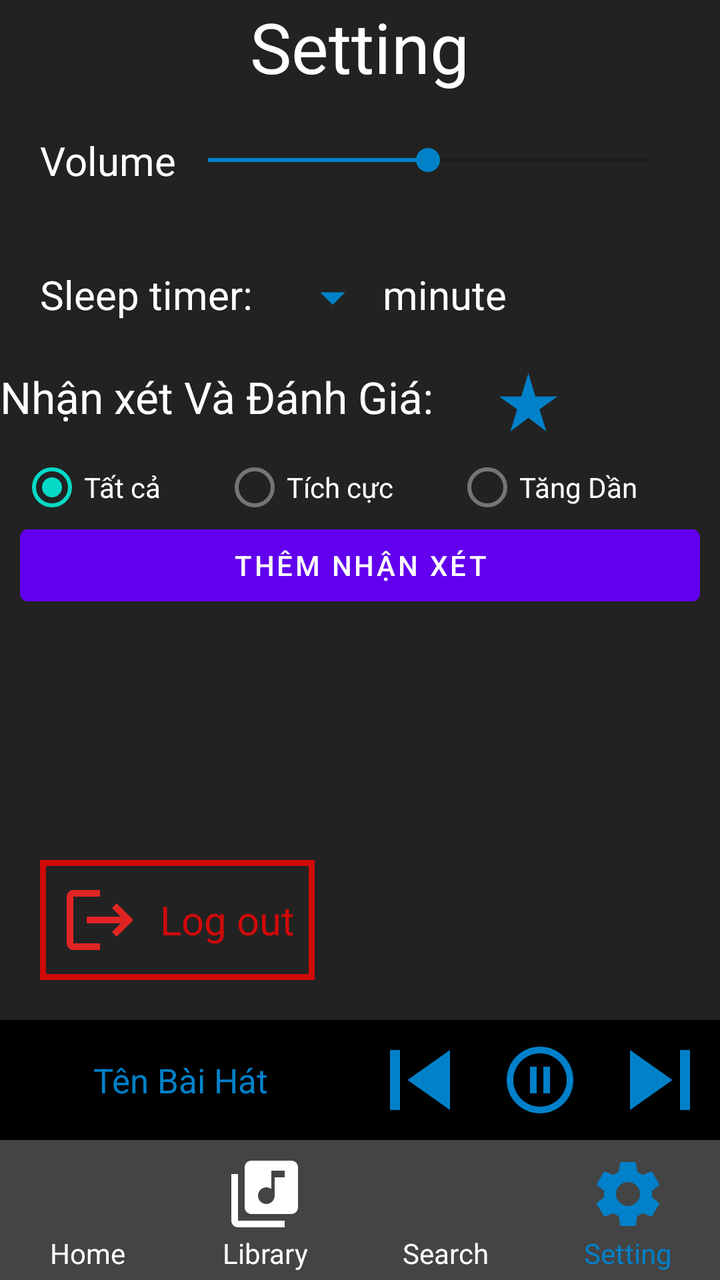
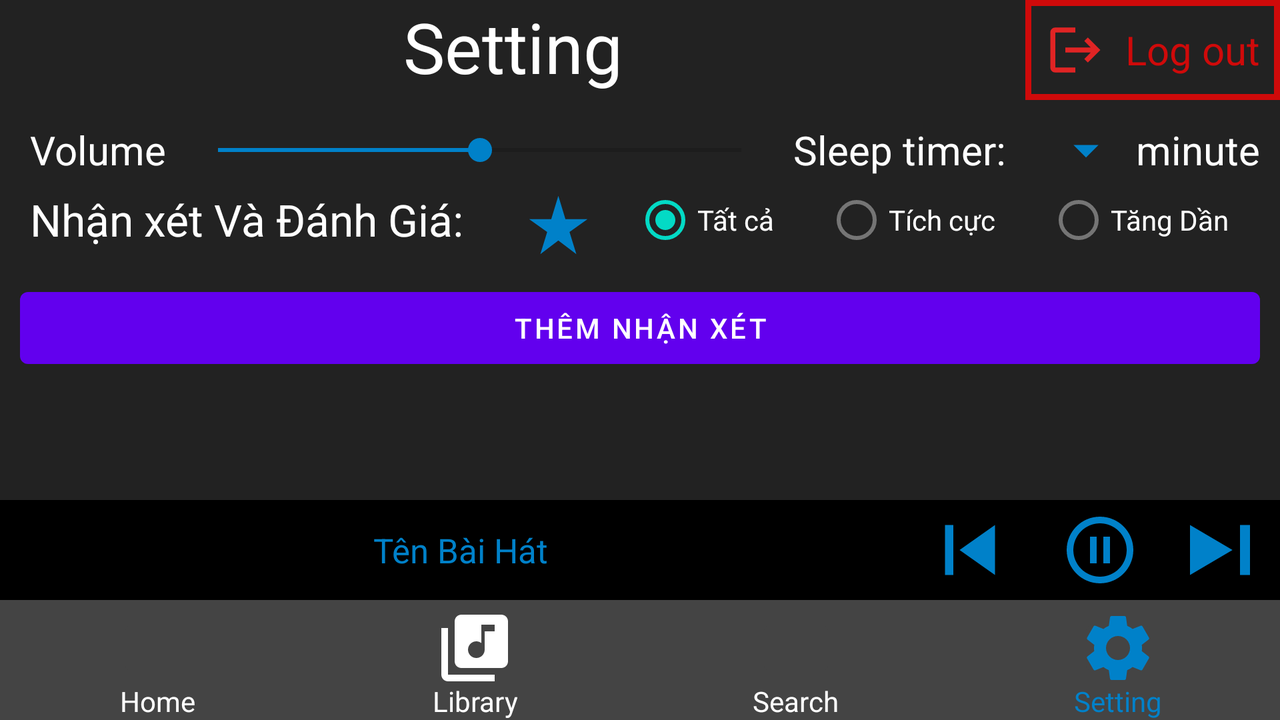

One screen, two layout resources from the same app: the default and the repository's alternative for another configuration. Each is rendered where Android would select it; the XML of both is given below.
<!-- AndroidManifest.xml: application theme Theme.MusicApp -->
<!-- res/layout/activity_setting.xml -->
<?xml version="1.0" encoding="utf-8"?>
<LinearLayout xmlns:android="http://schemas.android.com/apk/res/android"
    xmlns:app="http://schemas.android.com/apk/res-auto"
    xmlns:tools="http://schemas.android.com/tools"
    android:layout_width="match_parent"
    android:layout_height="match_parent"
    tools:context=".Activity.SettingActivity"
    android:orientation="vertical"
    android:background="@color/layout_background">
    <LinearLayout
        android:layout_width="match_parent"
        android:layout_height="wrap_content"
        android:orientation="vertical"
        android:layout_weight="1">
        <TextView
            android:layout_width="wrap_content"
            android:layout_height="wrap_content"
            android:layout_gravity="center"
            android:text="Setting"
            android:textColor="@color/main_text"
            android:textSize="35sp"/>
        <LinearLayout
            android:layout_width="match_parent"
            android:layout_height="wrap_content"
            android:orientation="horizontal"
            android:padding="10dp"
            android:layout_margin="10dp">
            <TextView
                android:layout_width="wrap_content"
                android:layout_height="wrap_content"
                android:textSize="20dp"
                android:text="Volume"
                android:textColor="@color/main_text"/>
            <SeekBar
                android:id="@+id/seekBar_volume"
                android:layout_width="match_parent"
                android:layout_height="wrap_content"
                android:layout_gravity="center"
                android:progressTint="@color/secondary_color"
                android:thumbTint="@color/secondary_color"
                android:progress="50"
                />
        </LinearLayout>
        <LinearLayout
            android:layout_width="match_parent"
            android:layout_height="wrap_content"
            android:orientation="horizontal"
            android:padding="10dp"
            android:layout_margin="10dp">
            <TextView
                android:layout_width="wrap_content"
                android:layout_height="wrap_content"
                android:textSize="20sp"
                android:text="Sleep timer: "
                android:textColor="@color/main_text"/>
            <Spinner
                android:id="@+id/spinner_sleep"
                android:layout_width="wrap_content"
                android:layout_height="wrap_content"
                android:layout_marginStart="20dp"
                android:background="@drawable/custom_spinner_arrow"
                android:paddingEnd="30dp"/>
            <TextView
                android:layout_width="wrap_content"
                android:layout_height="wrap_content"
                android:textSize="20sp"
                android:textColor="@color/main_text"
                android:text="minute"
                android:layout_marginStart="10dp"/>
        </LinearLayout>
        <LinearLayout
            android:layout_width="match_parent"
            android:layout_height="wrap_content"
            android:orientation="vertical"
            android:layout_weight="1">
            <LinearLayout
                android:layout_width="match_parent"
                android:layout_height="wrap_content"
                android:orientation="horizontal">
                <TextView
                    android:layout_width="wrap_content"
                    android:layout_height="match_parent"
                    android:text="Nhận xét Và Đánh Giá:"
                    android:textSize="22dp"
                    android:textColor="@color/main_text"/>
                <TextView
                    android:id="@+id/countStar"
                    android:layout_width="wrap_content"
                    android:layout_height="match_parent"
                    android:layout_marginLeft="30dp"
                    android:text=""
                    android:textSize="22dp"
                    android:textColor="@color/main_text"/>
                <ImageView
                    android:layout_width="35dp"
                    android:layout_height="35dp"
                    android:background="@color/layout_background"
                    android:src="@drawable/ic_star_select"/>
            </LinearLayout>

            <ScrollView
                android:layout_width="match_parent"
                android:layout_height="match_parent"
                android:padding="10dp"
                android:layout_weight="1">

                <LinearLayout
                    android:layout_width="match_parent"
                    android:layout_height="match_parent"
                    android:orientation="vertical">
                    <RadioGroup
                        android:id="@+id/RadioGroup"
                        android:layout_width="match_parent"
                        android:layout_height="30dp"
                        android:orientation="horizontal">
                        <RadioButton
                            android:id="@+id/RB_all"
                            android:layout_width="wrap_content"
                            android:layout_height="wrap_content"
                            android:layout_weight="1"
                            android:checked="true"
                            android:text="Tất cả"
                            android:textColor="@color/main_text"/>
                        <RadioButton
                            android:id="@+id/RB_positive"
                            android:layout_width="wrap_content"
                            android:layout_height="wrap_content"
                            android:layout_weight="1"
                            android:text="Tích cực"
                            android:textColor="@color/main_text"/>
                        <RadioButton
                            android:id="@+id/RB_ascending"
                            android:layout_width="wrap_content"
                            android:layout_height="wrap_content"
                            android:layout_weight="1"
                            android:text="Tăng Dần"
                            android:textColor="@color/main_text"/>
                    </RadioGroup>
                    <androidx.recyclerview.widget.RecyclerView
                        android:id="@+id/recyclerVieww"
                        android:layout_width="match_parent"
                        android:layout_height="match_parent"
                        android:layout_weight="1"
                        android:background="@color/layout_background"/>
                    <Button
                        android:id="@+id/addFeedback"
                        android:layout_width="match_parent"
                        android:layout_height="wrap_content"
                        android:text="Thêm Nhận Xét"/>
                </LinearLayout>

            </ScrollView>
        </LinearLayout>

        <LinearLayout
            android:id="@+id/logOut"
            android:layout_width="wrap_content"
            android:layout_height="wrap_content"
            android:orientation="horizontal"
            android:padding="10dp"
            android:layout_margin="20dp"
            android:background="@drawable/border_logout">
            <ImageView
                android:layout_width="wrap_content"
                android:layout_height="wrap_content"
                android:src="@drawable/ic_logout"
                android:layout_marginEnd="10dp"/>
            <TextView
                android:layout_width="wrap_content"
                android:layout_height="wrap_content"
                android:textSize="20dp"
                android:text="Log out"
                android:textColor="#CF0A0A"
                android:layout_gravity="center"/>
        </LinearLayout>

    </LinearLayout>

    <LinearLayout
        android:id="@+id/miniLayout_Play"
        android:layout_width="match_parent"
        android:layout_height="60dp"
        android:orientation="horizontal"
        android:background="#000000">
        <TextView
            android:id="@+id/txv_namesong"
            android:layout_width="wrap_content"
            android:layout_height="match_parent"
            android:text="Tên Bài Hát"
            android:textColor="@color/secondary_color"
            android:gravity="center"
            android:layout_weight="1"
            android:textSize="17sp"/>
        <ImageButton
            android:id="@+id/bt_previous"
            android:background="#000000"
            android:layout_width="60dp"
            android:layout_height="match_parent"
            android:src="@drawable/ic_skip_previous"
            android:scaleType="fitStart"/>
        <ImageButton
            android:id="@+id/bt_play"
            android:background="#000000"
            android:layout_width="60dp"
            android:layout_height="match_parent"
            android:src="@drawable/ic_pause"/>
        <ImageButton
            android:id="@+id/bt_next"
            android:background="#000000"
            android:layout_width="60dp"
            android:layout_height="match_parent"
            android:src="@drawable/ic_skip_next"
            android:scaleType="fitXY"/>
    </LinearLayout>
    <LinearLayout
        android:layout_width="match_parent"
        android:layout_height="70dp"
        android:orientation="horizontal"
        android:background="#444444">

        <LinearLayout
            android:layout_width="wrap_content"
            android:layout_height="wrap_content"
            android:orientation="vertical"
            android:layout_marginTop="7dp"
            android:layout_weight="1"
            android:gravity="center">
            <ImageButton
                android:id="@+id/iB_home"
                android:layout_width="40dp"
                android:layout_height="40dp"
                android:layout_weight="1"
                android:src="@drawable/ic_home"
                android:backgroundTint="@color/footer_color"
                android:paddingTop="10dp"/>
            <TextView
                android:layout_width="40dp"
                android:layout_height="wrap_content"
                android:text="Home"
                android:textColor="@color/main_text"
                android:gravity="center"/>
        </LinearLayout>
        <LinearLayout
            android:layout_width="wrap_content"
            android:layout_height="wrap_content"
            android:orientation="vertical"
            android:layout_marginTop="7dp"
            android:layout_weight="1"
            android:gravity="center">
            <ImageButton
                android:id="@+id/iB_library"
                android:layout_width="40dp"
                android:layout_height="40dp"

                android:src="@drawable/ic_library"
                android:backgroundTint="@color/footer_color"
                android:paddingTop="10dp"/>
            <TextView
                android:layout_width="wrap_content"
                android:layout_height="wrap_content"
                android:text="Library"
                android:textColor="@color/main_text"
                android:gravity="center"/>
        </LinearLayout>
        <LinearLayout
            android:layout_width="wrap_content"
            android:layout_height="wrap_content"
            android:orientation="vertical"
            android:layout_marginTop="7dp"
            android:layout_weight="1"
            android:gravity="center">
            <ImageButton
                android:id="@+id/iB_search"
                android:layout_width="40dp"
                android:layout_height="40dp"

                android:src="@drawable/ic_search"
                android:backgroundTint="@color/footer_color"
                android:paddingTop="10dp"/>
            <TextView
                android:layout_width="wrap_content"
                android:layout_height="wrap_content"
                android:text="Search"
                android:textColor="@color/main_text"
                android:gravity="center"/>
        </LinearLayout>
        <LinearLayout
            android:layout_width="wrap_content"
            android:layout_height="wrap_content"
            android:orientation="vertical"
            android:layout_marginTop="7dp"
            android:layout_weight="1"
            android:gravity="center">
            <ImageButton
                android:id="@+id/iB_setting"
                android:layout_width="40dp"
                android:layout_height="40dp"

                android:src="@drawable/ic_setting_selected"
                android:backgroundTint="@color/footer_color"
                android:paddingTop="10dp"/>
            <TextView
                android:layout_width="wrap_content"
                android:layout_height="wrap_content"
                android:text="Setting"
                android:textColor="@color/secondary_color"
                android:gravity="center"/>
        </LinearLayout>
    </LinearLayout>
</LinearLayout>
<!-- resources referenced by this layout -->
<resources>
  <color name="footer_color">#444444</color>
  <color name="layout_background">#222222</color>
  <color name="main_text">#FFFFFF</color>
  <color name="secondary_color">#0081C9</color>
  <!-- drawable border_logout (drawable) -->
  <shape xmlns:android="http://schemas.android.com/apk/res/android"
      android:shape="rectangle">
      <stroke
          android:width="3dp"
          android:color="#CF0A0A" />
  </shape>
  <!-- drawable custom_spinner_arrow (drawable-v24) -->
  <layer-list xmlns:android="http://schemas.android.com/apk/res/android">
      <item android:width="24dp" android:height="24dp">
          <shape android:shape="rectangle">
              <solid android:color="@android:color/transparent" />
          </shape>
      </item>
      <item
          android:width="30dp"
          android:height="30dp"
          android:drawable="@drawable/ic_dropdown"
          android:gravity="end" />
  </layer-list>
  <!-- drawable ic_logout (drawable) -->
  <vector android:autoMirrored="true" android:height="40dp"
      android:tint="#E02424" android:viewportHeight="24"
      android:viewportWidth="24" android:width="40dp" xmlns:android="http://schemas.android.com/apk/res/android">
      <path android:fillColor="@android:color/white" android:pathData="M17,7l-1.41,1.41L18.17,11H8v2h10.17l-2.58,2.58L17,17l5,-5zM4,5h8V3H4c-1.1,0 -2,0.9 -2,2v14c0,1.1 0.9,2 2,2h8v-2H4V5z"/>
  </vector>
  <!-- drawable ic_pause (drawable) -->
  <vector android:autoMirrored="true" android:height="40dp"
      android:tint="#0081C9" android:viewportHeight="24"
      android:viewportWidth="24" android:width="40dp" xmlns:android="http://schemas.android.com/apk/res/android">
      <path android:fillColor="@android:color/white" android:pathData="M9,16h2L11,8L9,8v8zM12,2C6.48,2 2,6.48 2,12s4.48,10 10,10 10,-4.48 10,-10S17.52,2 12,2zM12,20c-4.41,0 -8,-3.59 -8,-8s3.59,-8 8,-8 8,3.59 8,8 -3.59,8 -8,8zM13,16h2L15,8h-2v8z"/>
  </vector>
  <!-- drawable ic_skip_next (drawable) -->
  <vector android:autoMirrored="true" android:height="40dp"
      android:tint="#0081C9" android:viewportHeight="24"
      android:viewportWidth="24" android:width="40dp" xmlns:android="http://schemas.android.com/apk/res/android">
      <path android:fillColor="@android:color/white" android:pathData="M6,18l8.5,-6L6,6v12zM16,6v12h2V6h-2z"/>
  </vector>
  <!-- drawable ic_skip_previous (drawable) -->
  <vector android:autoMirrored="true" android:height="40dp"
      android:tint="#0081C9" android:viewportHeight="24"
      android:viewportWidth="24" android:width="40dp" xmlns:android="http://schemas.android.com/apk/res/android">
      <path android:fillColor="@android:color/white" android:pathData="M6,6h2v12L6,18zM9.5,12l8.5,6L18,6z"/>
  </vector>
  <!-- drawable ic_star_select (drawable-v24) -->
  <vector android:height="24dp" android:tint="#0081C9"
      android:viewportHeight="24" android:viewportWidth="24"
      android:width="24dp" xmlns:android="http://schemas.android.com/apk/res/android">
      <path android:fillColor="@android:color/white" android:pathData="M14.43,10l-2.43,-8l-2.43,8l-7.57,0l6.18,4.41l-2.35,7.59l6.17,-4.69l6.18,4.69l-2.35,-7.59l6.17,-4.41z"/>
  </vector>
  <!-- drawable ic_dropdown (drawable) -->
  <vector android:height="40dp" android:tint="@color/secondary_color"
      android:viewportHeight="24" android:viewportWidth="24"
      android:width="40dp" xmlns:android="http://schemas.android.com/apk/res/android">
      <path android:fillColor="@android:color/white" android:pathData="M7,10l5,5 5,-5z"/>
  </vector>
  <color name="purple_500">#FF6200EE</color>
  <color name="purple_700">#FF3700B3</color>
  <color name="white">#FFFFFFFF</color>
  <color name="teal_200">#FF03DAC5</color>
  <color name="teal_700">#FF018786</color>
  <color name="black">#FF000000</color>
</resources>
<!-- res/layout-land/activity_setting.xml (the repository's variant of the layout above) -->
<!-- drawn on the phone turned sideways -->
<?xml version="1.0" encoding="utf-8"?>
<LinearLayout xmlns:android="http://schemas.android.com/apk/res/android"
    xmlns:app="http://schemas.android.com/apk/res-auto"
    xmlns:tools="http://schemas.android.com/tools"
    android:layout_width="match_parent"
    android:layout_height="match_parent"
    tools:context=".Activity.SettingActivity"
    android:orientation="vertical"
    android:background="@color/layout_background">
    <LinearLayout
        android:layout_width="match_parent"
        android:layout_height="wrap_content"
        android:layout_weight="1"
        android:orientation="vertical">
        <LinearLayout
            android:layout_width="match_parent"
            android:layout_height="wrap_content"
            android:orientation="horizontal">
            <TextView
                android:layout_width="wrap_content"
                android:layout_height="wrap_content"
                android:layout_weight="1"
                android:text="Setting"
                android:gravity="center"
                android:textColor="@color/main_text"
                android:textSize="35sp"/>
            <LinearLayout
                android:id="@+id/logOut"
                android:layout_width="wrap_content"
                android:layout_height="wrap_content"
                android:orientation="horizontal"
                android:padding="10dp"
                android:layout_gravity="right"
                android:layout_marginBottom="10dp"
                android:background="@drawable/border_logout">
                <ImageView
                    android:layout_width="30dp"
                    android:layout_height="30dp"
                    android:src="@drawable/ic_logout"
                    android:layout_marginEnd="10dp"/>
                <TextView
                    android:layout_width="wrap_content"
                    android:layout_height="wrap_content"
                    android:textSize="20dp"
                    android:text="Log out"
                    android:textColor="#CF0A0A"
                    android:layout_gravity="center"/>
            </LinearLayout>
        </LinearLayout>
        <LinearLayout
            android:layout_width="match_parent"
            android:layout_height="wrap_content"
            android:orientation="horizontal"
            android:layout_marginLeft="15dp"
            android:layout_marginRight="10dp">
            <TextView
                android:layout_width="wrap_content"
                android:layout_height="wrap_content"
                android:textSize="20sp"
                android:text="Volume"
                android:textColor="@color/main_text"
                android:layout_gravity="center"/>
            <SeekBar
                android:id="@+id/seekBar_volume"
                android:layout_width="wrap_content"
                android:layout_weight="1"
                android:layout_height="wrap_content"
                android:layout_gravity="center"
                android:progressTint="@color/secondary_color"
                android:thumbTint="@color/secondary_color"
                android:progress="50"
                android:layout_marginLeft="10dp"
                android:layout_marginRight="10dp"
                />
            <TextView
                android:layout_width="wrap_content"
                android:layout_height="wrap_content"
                android:layout_gravity="center"
                android:text="Sleep timer: "
                android:textColor="@color/main_text"
                android:textSize="20sp" />

            <Spinner
                android:id="@+id/spinner_sleep"
                android:layout_width="wrap_content"
                android:layout_height="wrap_content"
                android:layout_gravity="center"
                android:layout_marginStart="20dp"
                android:background="@drawable/custom_spinner_arrow"
                android:paddingEnd="30dp" />

            <TextView
                android:layout_width="wrap_content"
                android:layout_height="wrap_content"
                android:layout_gravity="center"
                android:layout_marginStart="10dp"
                android:text="minute"
                android:textColor="@color/main_text"
                android:textSize="20sp" />
        </LinearLayout>
        <LinearLayout
            android:layout_width="match_parent"
            android:layout_height="wrap_content"
            android:orientation="vertical"
            android:layout_weight="1"
            android:layout_marginTop="5dp">
            <LinearLayout
                android:layout_width="match_parent"
                android:layout_height="wrap_content"
                android:orientation="horizontal"
                android:layout_marginLeft="15dp">
                <TextView
                    android:layout_width="wrap_content"
                    android:layout_height="match_parent"
                    android:text="Nhận xét Và Đánh Giá:"
                    android:textSize="22dp"
                    android:textColor="@color/main_text"/>
                <TextView
                    android:id="@+id/countStar"
                    android:layout_width="wrap_content"
                    android:layout_height="match_parent"
                    android:layout_marginLeft="30dp"
                    android:text=""
                    android:textSize="22dp"
                    android:textColor="@color/main_text"/>
                <ImageView
                    android:layout_width="35dp"
                    android:layout_height="35dp"
                    android:background="@color/layout_background"
                    android:src="@drawable/ic_star_select"
                    android:layout_marginRight="10dp"/>
                <RadioGroup
                    android:id="@+id/RadioGroup"
                    android:layout_width="match_parent"
                    android:layout_height="30dp"
                    android:orientation="horizontal"
                    android:layout_marginLeft="10dp">
                    <RadioButton
                        android:id="@+id/RB_all"
                        android:layout_width="wrap_content"
                        android:layout_height="wrap_content"
                        android:layout_weight="1"
                        android:checked="true"
                        android:text="Tất cả"
                        android:textColor="@color/main_text"/>
                    <RadioButton
                        android:id="@+id/RB_positive"
                        android:layout_width="wrap_content"
                        android:layout_height="wrap_content"
                        android:layout_weight="1"
                        android:text="Tích cực"
                        android:textColor="@color/main_text"/>
                    <RadioButton
                        android:id="@+id/RB_ascending"
                        android:layout_width="wrap_content"
                        android:layout_height="wrap_content"
                        android:layout_weight="1"
                        android:text="Tăng Dần"
                        android:textColor="@color/main_text"/>
                </RadioGroup>
            </LinearLayout>

            <ScrollView
                android:layout_width="match_parent"
                android:layout_height="match_parent"
                android:padding="10dp"
                android:layout_weight="1">

                <LinearLayout
                    android:layout_width="match_parent"
                    android:layout_height="match_parent"
                    android:orientation="vertical">

                    <androidx.recyclerview.widget.RecyclerView
                        android:id="@+id/recyclerVieww"
                        android:layout_width="match_parent"
                        android:layout_height="wrap_content"
                        android:layout_weight="1"
                        android:background="@color/layout_background" />

                    <Button
                        android:id="@+id/addFeedback"
                        android:layout_width="match_parent"
                        android:layout_height="wrap_content"
                        android:text="Thêm Nhận Xét"/>
                </LinearLayout>

            </ScrollView>
        </LinearLayout>

    </LinearLayout>
    <LinearLayout
        android:id="@+id/miniLayout_Play"
        android:layout_width="match_parent"
        android:layout_height="50dp"
        android:orientation="horizontal"
        android:background="#000000">
        <TextView
            android:id="@+id/txv_namesong"
            android:layout_width="wrap_content"
            android:layout_height="match_parent"
            android:text="Tên Bài Hát"
            android:textColor="@color/secondary_color"
            android:gravity="center"
            android:layout_weight="1"
            android:textSize="17sp"/>
        <ImageButton
            android:id="@+id/bt_previous"
            android:background="#000000"
            android:layout_width="60dp"
            android:layout_height="match_parent"
            android:src="@drawable/ic_skip_previous"
            android:scaleType="fitStart"/>
        <ImageButton
            android:id="@+id/bt_play"
            android:background="#000000"
            android:layout_width="60dp"
            android:layout_height="match_parent"
            android:src="@drawable/ic_pause"/>
        <ImageButton
            android:id="@+id/bt_next"
            android:background="#000000"
            android:layout_width="60dp"
            android:layout_height="match_parent"
            android:src="@drawable/ic_skip_next"
            android:scaleType="fitXY"/>
    </LinearLayout>
    <LinearLayout
        android:layout_width="match_parent"
        android:layout_height="60dp"
        android:orientation="horizontal"
        android:background="#444444">

        <LinearLayout
            android:layout_width="wrap_content"
            android:layout_height="wrap_content"
            android:orientation="vertical"
            android:layout_marginTop="7dp"
            android:layout_weight="1"
            android:gravity="center">
            <ImageButton
                android:id="@+id/iB_home"
                android:layout_width="40dp"
                android:layout_height="40dp"
                android:layout_weight="1"
                android:src="@drawable/ic_home"
                android:backgroundTint="@color/footer_color"
                android:paddingTop="10dp"/>
            <TextView
                android:layout_width="40dp"
                android:layout_height="wrap_content"
                android:text="Home"
                android:textColor="@color/main_text"
                android:gravity="center"/>
        </LinearLayout>
        <LinearLayout
            android:layout_width="wrap_content"
            android:layout_height="wrap_content"
            android:orientation="vertical"
            android:layout_marginTop="7dp"
            android:layout_weight="1"
            android:gravity="center">
            <ImageButton
                android:id="@+id/iB_library"
                android:layout_width="40dp"
                android:layout_height="40dp"
                android:layout_weight="1"
                android:src="@drawable/ic_library"
                android:backgroundTint="@color/footer_color"
                android:paddingTop="10dp"/>
            <TextView
                android:layout_width="wrap_content"
                android:layout_height="wrap_content"
                android:text="Library"
                android:textColor="@color/main_text"
                android:gravity="center"/>
        </LinearLayout>
        <LinearLayout
            android:layout_width="wrap_content"
            android:layout_height="wrap_content"
            android:orientation="vertical"
            android:layout_marginTop="7dp"
            android:layout_weight="1"
            android:gravity="center">
            <ImageButton
                android:id="@+id/iB_search"
                android:layout_width="40dp"
                android:layout_height="40dp"
                android:layout_weight="1"
                android:src="@drawable/ic_search"
                android:backgroundTint="@color/footer_color"
                android:paddingTop="10dp"/>
            <TextView
                android:layout_width="wrap_content"
                android:layout_height="wrap_content"
                android:text="Search"
                android:textColor="@color/main_text"
                android:gravity="center"/>
        </LinearLayout>
        <LinearLayout
            android:layout_width="wrap_content"
            android:layout_height="wrap_content"
            android:orientation="vertical"
            android:layout_marginTop="7dp"
            android:layout_weight="1"
            android:gravity="center">
            <ImageButton
                android:id="@+id/iB_setting"
                android:layout_width="40dp"
                android:layout_height="40dp"
                android:layout_weight="1"
                android:src="@drawable/ic_setting_selected"
                android:backgroundTint="@color/footer_color"
                android:paddingTop="10dp"/>
            <TextView
                android:layout_width="wrap_content"
                android:layout_height="wrap_content"
                android:text="Setting"
                android:textColor="@color/secondary_color"
                android:gravity="center"/>
        </LinearLayout>
    </LinearLayout>
</LinearLayout>
